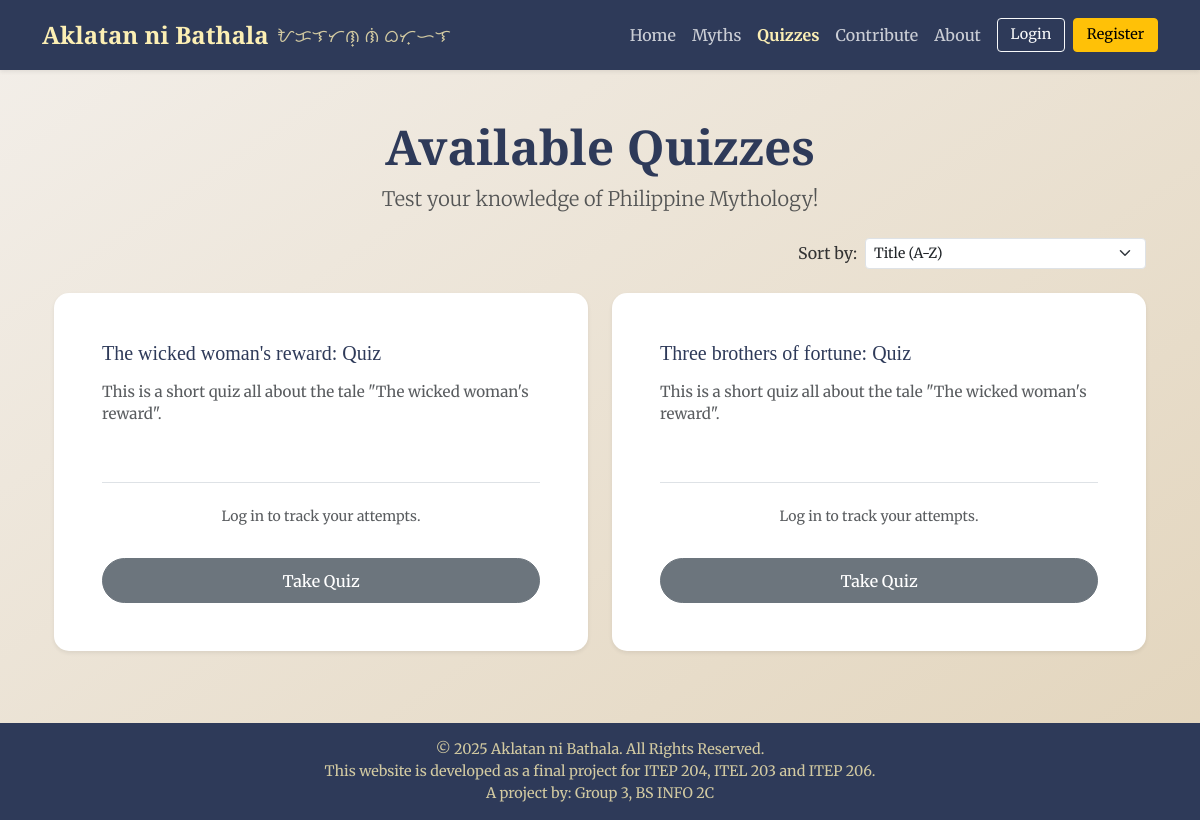
The app's page /quizzes.php with its own data.
### tables this page shows
CREATE TABLE `quizzes` (
  `quiz_id` int(11) NOT NULL,
  `title` varchar(255) NOT NULL,
  `description` text DEFAULT NULL,
  `is_active` tinyint(1) DEFAULT 0,
  `created_at` timestamp NOT NULL DEFAULT current_timestamp(),
  `updated_at` timestamp NOT NULL DEFAULT current_timestamp() ON UPDATE current_timestamp()
);

### quizzes.php (the view, shortened to what this page needs)
<?php
require_once 'header.php';
$isUserLoggedIn = isset($_SESSION['user_id']);
$activeQuizzes = [];
$userLastScores = [];
$sortOptions = [
    'title_asc' => 'Title (A-Z)',
    'title_desc' => 'Title (Z-A)',
    'newest' => 'Newest First',
    'oldest' => 'Oldest First'
];
$currentSort = 'title_asc';
$orderByClause = 'ORDER BY title ASC';
try {
    $pdo = connect_db();
    $sqlQuizzes = "SELECT quiz_id, title, description
                   FROM quizzes
                   WHERE is_active = 1
                   $orderByClause";
    $stmtQuizzes = $pdo->prepare($sqlQuizzes);
    $stmtQuizzes->execute();
    $activeQuizzes = $stmtQuizzes->fetchAll(PDO::FETCH_ASSOC);
} catch (PDOException $e) {
    $errorMessage = "Database error occurred while retrieving quiz data.";
    error_log("Quizzes Page PDO Error (Sort: '{$currentSort}'): " . $e->getMessage());
} catch (Exception $e) {
    $errorMessage = "An error occurred: " . $e->getMessage();
    error_log("Quizzes Page General Error: " . $e->getMessage());
}
?>
<div class="text-center my-4">
    <h1 class="display-5 fw-bold" style="font-family: 'Playfair Display', serif; color: #2e3a59;">Available Quizzes</h1>
    <p class="lead text-muted">Test your knowledge of Philippine Mythology!</p>
</div>
<div class="container mb-4">
    <div class="row justify-content-end"> <?php  ?>
        <div class="col-md-6 col-lg-4">
             <form action="quizzes.php" method="GET" class="d-flex align-items-center">
                 <label for="sortSelect" class="form-label me-2 mb-0 text-nowrap">Sort by:</label>
                 <select class="form-select form-select-sm" id="sortSelect" name="sort" onchange="this.form.submit()">
                     <?php foreach ($sortOptions as $key => $value): ?>
                         <option value="<?php echo $key; ?>" <?php if ($currentSort === $key) echo 'selected'; ?>>
                             <?php echo $value; ?>
                         </option>
                     <?php endforeach; ?>
                 </select>
             </form>
        </div>
    </div>
</div>
<div class="container mb-5">
    <div class="row row-cols-1 row-cols-md-2 g-4">
        <?php if (!empty($activeQuizzes)): ?>
            <?php foreach ($activeQuizzes as $quiz): ?>
                <?php
                $quizId = $quiz['quiz_id'];
                $quizTitle = htmlspecialchars($quiz['title']);
                $quizDescription = !empty($quiz['description']) ? nl2br(htmlspecialchars($quiz['description'])) : '<i>No description provided.</i>';
                $takeQuizUrl = "takeQuiz.php?quiz_id=" . $quizId;
                $lastScoreInfo = $userLastScores[$quizId] ?? null;
                ?>
                <div class="col">
                    <div class="card h-100 shadow-sm content-section border-0 scroll-fade-in">
                         <div class="card-body d-flex flex-column">
                            <h5 class="card-title mb-3"><?php echo $quizTitle; ?></h5>
                            <div class="card-text text-muted flex-grow-1 quiz-description mb-3">
                                <?php echo $quizDescription; ?>
                            </div>
                            <div class="attempt-info border-top pt-2 mt-2 mb-3 text-center">
                                <?php if ($isUserLoggedIn): ?>
                                    <?php if ($lastScoreInfo): ?>
                                        <small class="text-muted">Your Last Score:</small><br>
                                        <strong class="fs-5"><?php echo $lastScoreInfo['score']; ?> / <?php echo $lastScoreInfo['total_questions']; ?></strong>
                                        <small class="d-block text-muted">(<?php echo date('M d, Y H:i', strtotime($lastScoreInfo['attempt_timestamp'])); ?>)</small>
                                    <?php else: ?>
                                        <small class="text-muted"><i>You have not attempted this quiz yet.</i></small>
                                    <?php endif; ?>
                                <?php else: ?>
                                    <small class="text-muted">Log in to track your attempts.</small>
                                <?php endif; ?>
                            </div>
                            <div class="mt-auto align-self-start w-100 text-center">
                                 <?php if ($isUserLoggedIn): ?>
                                    <a href="<?php echo $takeQuizUrl; ?>" class="btn btn-primary w-100">Take Quiz</a>
                                <?php else: ?>
                                    <a href="login.php?redirect=<?php echo urlencode($takeQuizUrl); ?>" class="btn btn-secondary w-100">Take Quiz</a>
                                <?php endif; ?>
                            </div>
                        </div>
                    </div>
                </div>
            <?php endforeach;  ?>
        <?php endif;  ?>
    </div>
</div>
<?php require_once 'footer.php'; ?>

### assets/css/main.css (style rules this page uses)
body { background: linear-gradient(to bottom right, #f3efea, #e2d4bb); font-family: 'Merriweather', serif; color: #333; margin: 0; padding: 0; }
.content-section { background-color: #ffffff; padding: 2rem; border-radius: 15px; box-shadow: 0 8px 24px rgba(0, 0, 0, 0.08); margin-bottom: 2rem; border: none; transition: transform 0.3s ease, box-shadow 0.3s ease; }
.content-section h1, .content-section h2, .content-section h3, .content-section h4, .content-section h5 { font-family: 'Playfair Display', serif; color: #2e3a59; }
a { color: #1a2a4a; text-decoration: none; transition: color 0.2s ease; }
.btn-secondary { background-color: #6c757d; border-color: #6c757d; color: white; transition: background-color 0.2s ease, border-color 0.2s ease; padding: 0.6rem 1.2rem; font-weight: 500; border-radius: 50rem; }
.quiz-description { max-height: 90px; overflow-y: auto; font-size: 0.95rem; }
.attempt-info { min-height: 60px; display: flex; flex-direction: column; justify-content: center; }
.scroll-fade-in { opacity: 0; transform: translateY(30px); transition: opacity 0.7s cubic-bezier(0.645, 0.045, 0.355, 1), transform 0.7s cubic-bezier(0.645, 0.045, 0.355, 1); }
.scroll-fade-in.visible { opacity: 1; transform: translateY(0); }

### records on screen
quizzes: title "The wicked woman's reward: Quiz", description "This is a short quiz all about the tale \"The wicked woman's reward\"."
quizzes: title "Three brothers of fortune: Quiz", description "This is a short quiz all about the tale \"The wicked woman's reward\"."

### other values on screen
form field sort "Title (A-Z)"
